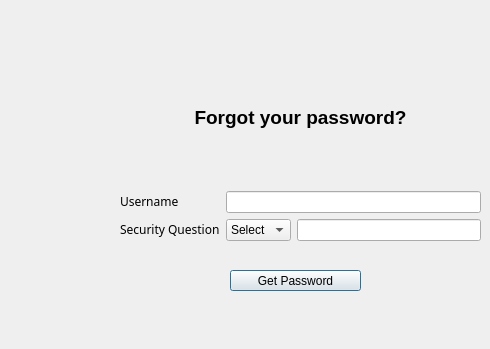
<?xml version="1.0" encoding="UTF-8"?>
<ui version="4.0">
 <class>forgotPassword</class>
 <widget class="QDialog" name="forgotPassword">
  <property name="geometry">
   <rect>
    <x>0</x>
    <y>0</y>
    <width>490</width>
    <height>349</height>
   </rect>
  </property>
  <property name="minimumSize">
   <size>
    <width>0</width>
    <height>0</height>
   </size>
  </property>
  <property name="windowTitle">
   <string>Dialog</string>
  </property>
  <widget class="QPushButton" name="pushButton">
   <property name="geometry">
    <rect>
     <x>230</x>
     <y>270</y>
     <width>131</width>
     <height>21</height>
    </rect>
   </property>
   <property name="text">
    <string>Get Password</string>
   </property>
  </widget>
  <widget class="QWidget" name="">
   <property name="geometry">
    <rect>
     <x>120</x>
     <y>50</y>
     <width>361</width>
     <height>191</height>
    </rect>
   </property>
   <layout class="QVBoxLayout" name="verticalLayout_3">
    <item>
     <widget class="QLabel" name="label_4">
      <property name="text">
       <string>&lt;html&gt;&lt;head/&gt;&lt;body&gt;&lt;p align=&quot;center&quot;&gt;&lt;span style=&quot; font-size:14pt; font-weight:600;&quot;&gt;Forgot your password?&lt;/span&gt;&lt;/p&gt;&lt;/body&gt;&lt;/html&gt;</string>
      </property>
     </widget>
    </item>
    <item>
     <layout class="QHBoxLayout" name="horizontalLayout_2">
      <item>
       <layout class="QVBoxLayout" name="verticalLayout">
        <item>
         <widget class="QLabel" name="label">
          <property name="font">
           <font>
            <family>Segoe Print</family>
           </font>
          </property>
          <property name="text">
           <string>&lt;html&gt;&lt;head/&gt;&lt;body&gt;&lt;p&gt;&lt;span style=&quot; font-size:9pt;&quot;&gt;Username&lt;/span&gt;&lt;/p&gt;&lt;/body&gt;&lt;/html&gt;</string>
          </property>
         </widget>
        </item>
        <item>
         <widget class="QLabel" name="label_2">
          <property name="font">
           <font>
            <family>Segoe Print</family>
           </font>
          </property>
          <property name="text">
           <string>&lt;html&gt;&lt;head/&gt;&lt;body&gt;&lt;p&gt;&lt;span style=&quot; font-size:9pt;&quot;&gt;Security Question&lt;/span&gt;&lt;/p&gt;&lt;/body&gt;&lt;/html&gt;</string>
          </property>
         </widget>
        </item>
       </layout>
      </item>
      <item>
       <layout class="QVBoxLayout" name="verticalLayout_2">
        <item>
         <widget class="QLineEdit" name="lineEdit"/>
        </item>
        <item>
         <layout class="QHBoxLayout" name="horizontalLayout">
          <item>
           <widget class="QComboBox" name="comboBox">
            <item>
             <property name="text">
              <string>Select</string>
             </property>
            </item>
           </widget>
          </item>
          <item>
           <widget class="QLineEdit" name="lineEdit_2"/>
          </item>
         </layout>
        </item>
       </layout>
      </item>
     </layout>
    </item>
   </layout>
  </widget>
 </widget>
 <resources/>
 <connections/>
</ui>
